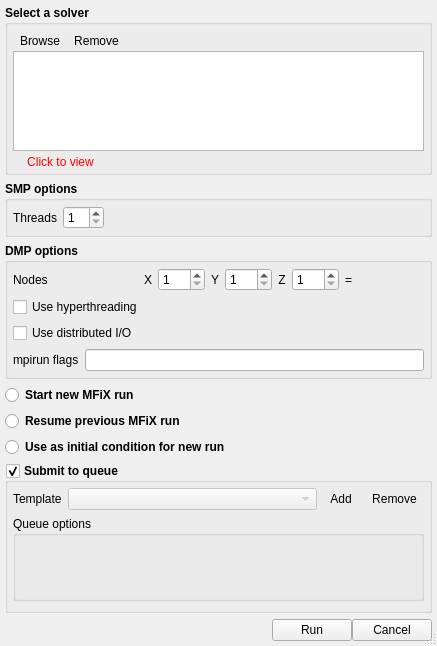
<?xml version="1.0" encoding="UTF-8"?>
<ui version="4.0">
 <class>Dialog</class>
 <widget class="QDialog" name="Dialog">
  <property name="geometry">
   <rect>
    <x>0</x>
    <y>0</y>
    <width>411</width>
    <height>646</height>
   </rect>
  </property>
  <property name="sizePolicy">
   <sizepolicy hsizetype="MinimumExpanding" vsizetype="MinimumExpanding">
    <horstretch>0</horstretch>
    <verstretch>0</verstretch>
   </sizepolicy>
  </property>
  <property name="windowTitle">
   <string>Run</string>
  </property>
  <property name="sizeGripEnabled">
   <bool>true</bool>
  </property>
  <layout class="QGridLayout" name="layout">
   <property name="leftMargin">
    <number>5</number>
   </property>
   <property name="topMargin">
    <number>5</number>
   </property>
   <property name="rightMargin">
    <number>5</number>
   </property>
   <property name="bottomMargin">
    <number>5</number>
   </property>
   <item row="6" column="0">
    <widget class="QGroupBox" name="groupbox_dmp_options">
     <property name="sizePolicy">
      <sizepolicy hsizetype="MinimumExpanding" vsizetype="Maximum">
       <horstretch>0</horstretch>
       <verstretch>0</verstretch>
      </sizepolicy>
     </property>
     <property name="font">
      <font>
       <weight>75</weight>
       <bold>true</bold>
      </font>
     </property>
     <property name="title">
      <string>DMP options</string>
     </property>
     <property name="flat">
      <bool>true</bool>
     </property>
     <layout class="QGridLayout" name="gridLayout_2">
      <property name="leftMargin">
       <number>5</number>
      </property>
      <property name="topMargin">
       <number>5</number>
      </property>
      <property name="rightMargin">
       <number>5</number>
      </property>
      <property name="bottomMargin">
       <number>5</number>
      </property>
      <item row="0" column="5">
       <widget class="QLabel" name="label_5">
        <property name="font">
         <font>
          <weight>50</weight>
          <bold>false</bold>
         </font>
        </property>
        <property name="text">
         <string>Z</string>
        </property>
        <property name="alignment">
         <set>Qt::AlignCenter</set>
        </property>
       </widget>
      </item>
      <item row="0" column="9">
       <spacer name="horizontalSpacer_2">
        <property name="orientation">
         <enum>Qt::Horizontal</enum>
        </property>
        <property name="sizeHint" stdset="0">
         <size>
          <width>40</width>
          <height>20</height>
         </size>
        </property>
       </spacer>
      </item>
      <item row="0" column="1">
       <widget class="QLabel" name="label_3">
        <property name="font">
         <font>
          <weight>50</weight>
          <bold>false</bold>
         </font>
        </property>
        <property name="text">
         <string>X</string>
        </property>
        <property name="alignment">
         <set>Qt::AlignCenter</set>
        </property>
       </widget>
      </item>
      <item row="0" column="2">
       <widget class="QSpinBox" name="spinbox_nodesi">
        <property name="font">
         <font>
          <weight>50</weight>
          <bold>false</bold>
         </font>
        </property>
        <property name="minimum">
         <number>1</number>
        </property>
        <property name="maximum">
         <number>999</number>
        </property>
       </widget>
      </item>
      <item row="0" column="8">
       <widget class="QLabel" name="label_total_dmp">
        <property name="sizePolicy">
         <sizepolicy hsizetype="Minimum" vsizetype="Fixed">
          <horstretch>0</horstretch>
          <verstretch>0</verstretch>
         </sizepolicy>
        </property>
        <property name="minimumSize">
         <size>
          <width>20</width>
          <height>0</height>
         </size>
        </property>
        <property name="maximumSize">
         <size>
          <width>100</width>
          <height>16777215</height>
         </size>
        </property>
        <property name="font">
         <font>
          <weight>50</weight>
          <bold>false</bold>
         </font>
        </property>
       </widget>
      </item>
      <item row="0" column="3">
       <widget class="QLabel" name="label_4">
        <property name="font">
         <font>
          <weight>50</weight>
          <bold>false</bold>
         </font>
        </property>
        <property name="text">
         <string>Y</string>
        </property>
        <property name="alignment">
         <set>Qt::AlignCenter</set>
        </property>
       </widget>
      </item>
      <item row="0" column="4">
       <widget class="QSpinBox" name="spinbox_nodesj">
        <property name="font">
         <font>
          <weight>50</weight>
          <bold>false</bold>
         </font>
        </property>
        <property name="minimum">
         <number>1</number>
        </property>
        <property name="maximum">
         <number>999</number>
        </property>
       </widget>
      </item>
      <item row="0" column="6">
       <widget class="QSpinBox" name="spinbox_nodesk">
        <property name="font">
         <font>
          <weight>50</weight>
          <bold>false</bold>
         </font>
        </property>
        <property name="minimum">
         <number>1</number>
        </property>
        <property name="maximum">
         <number>999</number>
        </property>
       </widget>
      </item>
      <item row="3" column="0">
       <widget class="CheckBox" name="checkbox_keyword_bdist_io">
        <property name="font">
         <font>
          <weight>50</weight>
          <bold>false</bold>
         </font>
        </property>
        <property name="text">
         <string>Use distributed I/O</string>
        </property>
       </widget>
      </item>
      <item row="0" column="7">
       <widget class="QLabel" name="label_equal">
        <property name="minimumSize">
         <size>
          <width>0</width>
          <height>0</height>
         </size>
        </property>
        <property name="font">
         <font>
          <weight>50</weight>
          <bold>false</bold>
         </font>
        </property>
        <property name="text">
         <string>=</string>
        </property>
       </widget>
      </item>
      <item row="0" column="0">
       <widget class="QLabel" name="label_nodesi">
        <property name="font">
         <font>
          <weight>50</weight>
          <bold>false</bold>
         </font>
        </property>
        <property name="text">
         <string>Nodes</string>
        </property>
       </widget>
      </item>
      <item row="2" column="0" colspan="2">
       <widget class="CheckBox" name="checkbox_use_hwthread">
        <property name="font">
         <font>
          <weight>50</weight>
          <bold>false</bold>
         </font>
        </property>
        <property name="text">
         <string>Use hyperthreading</string>
        </property>
       </widget>
      </item>
      <item row="6" column="0" colspan="10">
       <layout class="QHBoxLayout" name="hlayout_mpirun_flags">
        <item>
         <widget class="QLabel" name="label_mpirun_flags">
          <property name="font">
           <font>
            <weight>50</weight>
            <bold>false</bold>
           </font>
          </property>
          <property name="text">
           <string>mpirun flags</string>
          </property>
         </widget>
        </item>
        <item>
         <widget class="QLineEdit" name="lineedit_mpirun_flags">
          <property name="sizePolicy">
           <sizepolicy hsizetype="MinimumExpanding" vsizetype="Fixed">
            <horstretch>0</horstretch>
            <verstretch>0</verstretch>
           </sizepolicy>
          </property>
          <property name="font">
           <font>
            <weight>50</weight>
            <bold>false</bold>
           </font>
          </property>
         </widget>
        </item>
       </layout>
      </item>
     </layout>
    </widget>
   </item>
   <item row="8" column="0">
    <widget class="QRadioButton" name="button_restart_1">
     <property name="font">
      <font>
       <weight>75</weight>
       <bold>true</bold>
      </font>
     </property>
     <property name="text">
      <string>Resume previous MFiX run</string>
     </property>
    </widget>
   </item>
   <item row="0" column="0">
    <widget class="QGroupBox" name="groupBox">
     <property name="font">
      <font>
       <weight>75</weight>
       <bold>true</bold>
      </font>
     </property>
     <property name="title">
      <string>Select a solver</string>
     </property>
     <property name="flat">
      <bool>true</bool>
     </property>
     <layout class="QGridLayout" name="gridLayout_3">
      <property name="leftMargin">
       <number>5</number>
      </property>
      <property name="topMargin">
       <number>5</number>
      </property>
      <property name="rightMargin">
       <number>5</number>
      </property>
      <property name="bottomMargin">
       <number>0</number>
      </property>
      <property name="spacing">
       <number>0</number>
      </property>
      <item row="0" column="0" colspan="2">
       <widget class="QWidget" name="widget" native="true">
        <property name="font">
         <font>
          <weight>50</weight>
          <bold>false</bold>
         </font>
        </property>
        <layout class="QHBoxLayout" name="horizontalLayout_2">
         <property name="spacing">
          <number>0</number>
         </property>
         <property name="leftMargin">
          <number>0</number>
         </property>
         <property name="topMargin">
          <number>0</number>
         </property>
         <property name="rightMargin">
          <number>0</number>
         </property>
         <property name="bottomMargin">
          <number>0</number>
         </property>
         <item>
          <widget class="QToolButton" name="toolbutton_browse">
           <property name="font">
            <font>
             <weight>50</weight>
             <bold>false</bold>
            </font>
           </property>
           <property name="text">
            <string>Browse</string>
           </property>
           <property name="autoRaise">
            <bool>true</bool>
           </property>
          </widget>
         </item>
         <item>
          <widget class="QToolButton" name="toolbutton_remove">
           <property name="font">
            <font>
             <weight>50</weight>
             <bold>false</bold>
            </font>
           </property>
           <property name="text">
            <string>Remove</string>
           </property>
           <property name="autoRaise">
            <bool>true</bool>
           </property>
          </widget>
         </item>
         <item>
          <spacer name="horizontalSpacer_3">
           <property name="orientation">
            <enum>Qt::Horizontal</enum>
           </property>
           <property name="sizeHint" stdset="0">
            <size>
             <width>40</width>
             <height>20</height>
            </size>
           </property>
          </spacer>
         </item>
        </layout>
       </widget>
      </item>
      <item row="1" column="0" colspan="2">
       <widget class="QListWidget" name="listwidget_solver_list">
        <property name="maximumSize">
         <size>
          <width>16777215</width>
          <height>100</height>
         </size>
        </property>
        <property name="font">
         <font>
          <weight>50</weight>
          <bold>false</bold>
         </font>
        </property>
       </widget>
      </item>
      <item row="2" column="0" colspan="2">
       <widget class="QWidget" name="widget_3" native="true">
        <property name="font">
         <font>
          <weight>50</weight>
          <bold>false</bold>
         </font>
        </property>
        <layout class="QHBoxLayout" name="horizontalLayout">
         <property name="spacing">
          <number>0</number>
         </property>
         <property name="leftMargin">
          <number>0</number>
         </property>
         <property name="topMargin">
          <number>0</number>
         </property>
         <property name="rightMargin">
          <number>0</number>
         </property>
         <property name="bottomMargin">
          <number>0</number>
         </property>
         <item>
          <widget class="QLabel" name="label_solver_error">
           <property name="font">
            <font>
             <weight>50</weight>
             <bold>false</bold>
            </font>
           </property>
           <property name="styleSheet">
            <string notr="true">color:red</string>
           </property>
           <property name="text">
            <string/>
           </property>
           <property name="wordWrap">
            <bool>true</bool>
           </property>
          </widget>
         </item>
         <item>
          <widget class="QToolButton" name="toolbutton_view_error">
           <property name="font">
            <font>
             <weight>50</weight>
             <bold>false</bold>
            </font>
           </property>
           <property name="styleSheet">
            <string notr="true">color:red</string>
           </property>
           <property name="text">
            <string>Click to view</string>
           </property>
           <property name="autoRaise">
            <bool>true</bool>
           </property>
          </widget>
         </item>
         <item>
          <spacer name="horizontalSpacer_4">
           <property name="orientation">
            <enum>Qt::Horizontal</enum>
           </property>
           <property name="sizeHint" stdset="0">
            <size>
             <width>40</width>
             <height>20</height>
            </size>
           </property>
          </spacer>
         </item>
        </layout>
       </widget>
      </item>
     </layout>
    </widget>
   </item>
   <item row="10" column="0">
    <widget class="QGroupBox" name="groupbox_queue">
     <property name="sizePolicy">
      <sizepolicy hsizetype="MinimumExpanding" vsizetype="MinimumExpanding">
       <horstretch>0</horstretch>
       <verstretch>0</verstretch>
      </sizepolicy>
     </property>
     <property name="font">
      <font>
       <weight>75</weight>
       <bold>true</bold>
      </font>
     </property>
     <property name="title">
      <string>Submit to queue</string>
     </property>
     <property name="flat">
      <bool>true</bool>
     </property>
     <property name="checkable">
      <bool>true</bool>
     </property>
     <property name="checked">
      <bool>true</bool>
     </property>
     <layout class="QGridLayout" name="gridLayout_5">
      <property name="leftMargin">
       <number>5</number>
      </property>
      <property name="topMargin">
       <number>5</number>
      </property>
      <property name="rightMargin">
       <number>5</number>
      </property>
      <item row="0" column="0">
       <widget class="QWidget" name="widget_queue" native="true">
        <property name="sizePolicy">
         <sizepolicy hsizetype="MinimumExpanding" vsizetype="Preferred">
          <horstretch>0</horstretch>
          <verstretch>0</verstretch>
         </sizepolicy>
        </property>
        <layout class="QGridLayout" name="gridLayout" columnstretch="0,1,0,0">
         <property name="leftMargin">
          <number>0</number>
         </property>
         <property name="topMargin">
          <number>0</number>
         </property>
         <property name="rightMargin">
          <number>0</number>
         </property>
         <property name="bottomMargin">
          <number>0</number>
         </property>
         <item row="1" column="0" colspan="4">
          <widget class="QGroupBox" name="groupbox_queue_options">
           <property name="sizePolicy">
            <sizepolicy hsizetype="MinimumExpanding" vsizetype="MinimumExpanding">
             <horstretch>0</horstretch>
             <verstretch>0</verstretch>
            </sizepolicy>
           </property>
           <property name="font">
            <font>
             <weight>50</weight>
             <bold>false</bold>
            </font>
           </property>
           <property name="title">
            <string>Queue options</string>
           </property>
           <property name="flat">
            <bool>true</bool>
           </property>
           <layout class="QGridLayout" name="groupbox_queue_options_gridlayout">
            <property name="leftMargin">
             <number>0</number>
            </property>
            <property name="topMargin">
             <number>5</number>
            </property>
            <property name="rightMargin">
             <number>0</number>
            </property>
            <property name="bottomMargin">
             <number>0</number>
            </property>
            <property name="spacing">
             <number>5</number>
            </property>
            <item row="0" column="0">
             <spacer name="verticalSpacer">
              <property name="orientation">
               <enum>Qt::Vertical</enum>
              </property>
              <property name="sizeHint" stdset="0">
               <size>
                <width>20</width>
                <height>40</height>
               </size>
              </property>
             </spacer>
            </item>
           </layout>
          </widget>
         </item>
         <item row="0" column="2">
          <widget class="QToolButton" name="browse_template_toolButton">
           <property name="sizePolicy">
            <sizepolicy hsizetype="Maximum" vsizetype="Fixed">
             <horstretch>0</horstretch>
             <verstretch>0</verstretch>
            </sizepolicy>
           </property>
           <property name="font">
            <font>
             <weight>50</weight>
             <bold>false</bold>
            </font>
           </property>
           <property name="text">
            <string>Add</string>
           </property>
           <property name="autoRaise">
            <bool>true</bool>
           </property>
          </widget>
         </item>
         <item row="0" column="0">
          <widget class="QLabel" name="label_template">
           <property name="font">
            <font>
             <weight>50</weight>
             <bold>false</bold>
            </font>
           </property>
           <property name="text">
            <string>Template</string>
           </property>
          </widget>
         </item>
         <item row="0" column="1">
          <widget class="QComboBox" name="combobox_template">
           <property name="enabled">
            <bool>false</bool>
           </property>
           <property name="sizePolicy">
            <sizepolicy hsizetype="MinimumExpanding" vsizetype="Fixed">
             <horstretch>0</horstretch>
             <verstretch>0</verstretch>
            </sizepolicy>
           </property>
           <property name="maximumSize">
            <size>
             <width>16777215</width>
             <height>16777215</height>
            </size>
           </property>
           <property name="font">
            <font>
             <weight>50</weight>
             <bold>false</bold>
            </font>
           </property>
           <property name="sizeAdjustPolicy">
            <enum>QComboBox::AdjustToContents</enum>
           </property>
          </widget>
         </item>
         <item row="0" column="3">
          <widget class="QToolButton" name="delete_template_toolButton">
           <property name="sizePolicy">
            <sizepolicy hsizetype="Maximum" vsizetype="Fixed">
             <horstretch>0</horstretch>
             <verstretch>0</verstretch>
            </sizepolicy>
           </property>
           <property name="font">
            <font>
             <weight>50</weight>
             <bold>false</bold>
            </font>
           </property>
           <property name="text">
            <string>Remove</string>
           </property>
           <property name="autoRaise">
            <bool>true</bool>
           </property>
          </widget>
         </item>
        </layout>
       </widget>
      </item>
     </layout>
    </widget>
   </item>
   <item row="3" column="0">
    <widget class="QGroupBox" name="groupbox_smp_options">
     <property name="font">
      <font>
       <weight>75</weight>
       <bold>true</bold>
      </font>
     </property>
     <property name="title">
      <string>SMP options</string>
     </property>
     <property name="flat">
      <bool>true</bool>
     </property>
     <layout class="QGridLayout" name="gridLayout_4">
      <property name="leftMargin">
       <number>5</number>
      </property>
      <property name="topMargin">
       <number>5</number>
      </property>
      <property name="rightMargin">
       <number>0</number>
      </property>
      <property name="bottomMargin">
       <number>5</number>
      </property>
      <item row="0" column="1">
       <widget class="QSpinBox" name="spinbox_threads">
        <property name="font">
         <font>
          <weight>50</weight>
          <bold>false</bold>
         </font>
        </property>
        <property name="minimum">
         <number>1</number>
        </property>
       </widget>
      </item>
      <item row="0" column="3">
       <spacer name="horizontalSpacer_5">
        <property name="orientation">
         <enum>Qt::Horizontal</enum>
        </property>
        <property name="sizeHint" stdset="0">
         <size>
          <width>40</width>
          <height>20</height>
         </size>
        </property>
       </spacer>
      </item>
      <item row="0" column="0">
       <widget class="QLabel" name="label_threads">
        <property name="sizePolicy">
         <sizepolicy hsizetype="Minimum" vsizetype="Preferred">
          <horstretch>0</horstretch>
          <verstretch>0</verstretch>
         </sizepolicy>
        </property>
        <property name="font">
         <font>
          <weight>50</weight>
          <bold>false</bold>
         </font>
        </property>
        <property name="text">
         <string>Threads</string>
        </property>
       </widget>
      </item>
      <item row="0" column="2">
       <widget class="QLabel" name="label_smp_warning">
        <property name="text">
         <string/>
        </property>
       </widget>
      </item>
     </layout>
    </widget>
   </item>
   <item row="9" column="0">
    <widget class="QRadioButton" name="button_restart_2">
     <property name="font">
      <font>
       <weight>75</weight>
       <bold>true</bold>
      </font>
     </property>
     <property name="text">
      <string>Use as initial condition for new run</string>
     </property>
    </widget>
   </item>
   <item row="16" column="0">
    <widget class="QWidget" name="widget_2" native="true">
     <layout class="QHBoxLayout" name="horizontalLayout_3">
      <property name="spacing">
       <number>0</number>
      </property>
      <property name="leftMargin">
       <number>0</number>
      </property>
      <property name="topMargin">
       <number>0</number>
      </property>
      <property name="rightMargin">
       <number>0</number>
      </property>
      <property name="bottomMargin">
       <number>0</number>
      </property>
      <item>
       <spacer name="horizontalSpacer">
        <property name="orientation">
         <enum>Qt::Horizontal</enum>
        </property>
        <property name="sizeHint" stdset="0">
         <size>
          <width>40</width>
          <height>20</height>
         </size>
        </property>
       </spacer>
      </item>
      <item>
       <widget class="QPushButton" name="button_run">
        <property name="text">
         <string>Run</string>
        </property>
        <property name="autoDefault">
         <bool>false</bool>
        </property>
       </widget>
      </item>
      <item>
       <widget class="QPushButton" name="button_cancel">
        <property name="text">
         <string>Cancel</string>
        </property>
        <property name="autoDefault">
         <bool>false</bool>
        </property>
       </widget>
      </item>
     </layout>
    </widget>
   </item>
   <item row="7" column="0">
    <widget class="QRadioButton" name="button_restart_0">
     <property name="font">
      <font>
       <weight>75</weight>
       <bold>true</bold>
      </font>
     </property>
     <property name="text">
      <string>Start new MFiX run</string>
     </property>
    </widget>
   </item>
  </layout>
 </widget>
 <customwidgets>
  <customwidget>
   <class>CheckBox</class>
   <extends>QCheckBox</extends>
   <header>mfixgui.widgets.base</header>
  </customwidget>
 </customwidgets>
 <tabstops>
  <tabstop>toolbutton_browse</tabstop>
  <tabstop>toolbutton_remove</tabstop>
  <tabstop>listwidget_solver_list</tabstop>
  <tabstop>toolbutton_view_error</tabstop>
  <tabstop>spinbox_threads</tabstop>
  <tabstop>spinbox_nodesi</tabstop>
  <tabstop>spinbox_nodesj</tabstop>
  <tabstop>spinbox_nodesk</tabstop>
  <tabstop>checkbox_use_hwthread</tabstop>
  <tabstop>checkbox_keyword_bdist_io</tabstop>
  <tabstop>lineedit_mpirun_flags</tabstop>
  <tabstop>button_restart_0</tabstop>
  <tabstop>button_restart_1</tabstop>
  <tabstop>button_restart_2</tabstop>
  <tabstop>groupbox_queue</tabstop>
  <tabstop>combobox_template</tabstop>
  <tabstop>browse_template_toolButton</tabstop>
  <tabstop>delete_template_toolButton</tabstop>
  <tabstop>button_run</tabstop>
  <tabstop>button_cancel</tabstop>
 </tabstops>
 <resources/>
 <connections/>
</ui>
